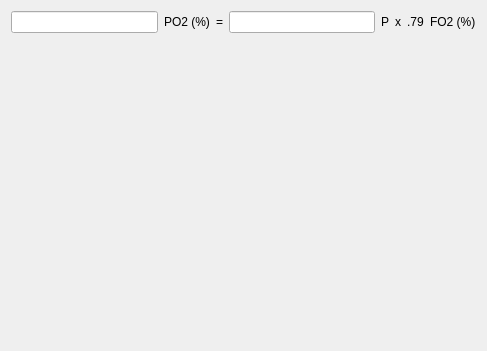
<?xml version="1.0" encoding="UTF-8"?>
<ui version="4.0">
 <class>CPage</class>
 <widget class="QWidget" name="CPage">
  <property name="geometry">
   <rect>
    <x>0</x>
    <y>0</y>
    <width>487</width>
    <height>351</height>
   </rect>
  </property>
  <property name="windowTitle">
   <string>Title</string>
  </property>
  <layout class="QVBoxLayout" name="verticalLayout">
   <item>
    <layout class="QHBoxLayout" name="horizontalLayout">
     <item>
      <widget class="QLineEdit" name="po2"/>
     </item>
     <item>
      <widget class="QLabel" name="label_2">
       <property name="text">
        <string>PO2 (%)</string>
       </property>
      </widget>
     </item>
     <item>
      <widget class="QLabel" name="label">
       <property name="text">
        <string>=</string>
       </property>
      </widget>
     </item>
     <item>
      <widget class="QLineEdit" name="p"/>
     </item>
     <item>
      <widget class="QLabel" name="pLabel">
       <property name="text">
        <string>P</string>
       </property>
      </widget>
     </item>
     <item>
      <widget class="QLabel" name="label_3">
       <property name="text">
        <string>x</string>
       </property>
      </widget>
     </item>
     <item>
      <widget class="QLabel" name="fo2Label">
       <property name="text">
        <string>.79</string>
       </property>
      </widget>
     </item>
     <item>
      <widget class="QLabel" name="label_4">
       <property name="text">
        <string>FO2 (%)</string>
       </property>
      </widget>
     </item>
    </layout>
   </item>
   <item>
    <spacer name="verticalSpacer">
     <property name="orientation">
      <enum>Qt::Orientation::Vertical</enum>
     </property>
     <property name="sizeHint" stdset="0">
      <size>
       <width>20</width>
       <height>40</height>
      </size>
     </property>
    </spacer>
   </item>
  </layout>
  <action name="actionExit">
   <property name="text">
    <string>Exit</string>
   </property>
   <property name="iconText">
    <string>E&amp;xit</string>
   </property>
   <property name="shortcut">
    <string>Alt+F4</string>
   </property>
  </action>
 </widget>
 <resources/>
 <connections/>
</ui>
